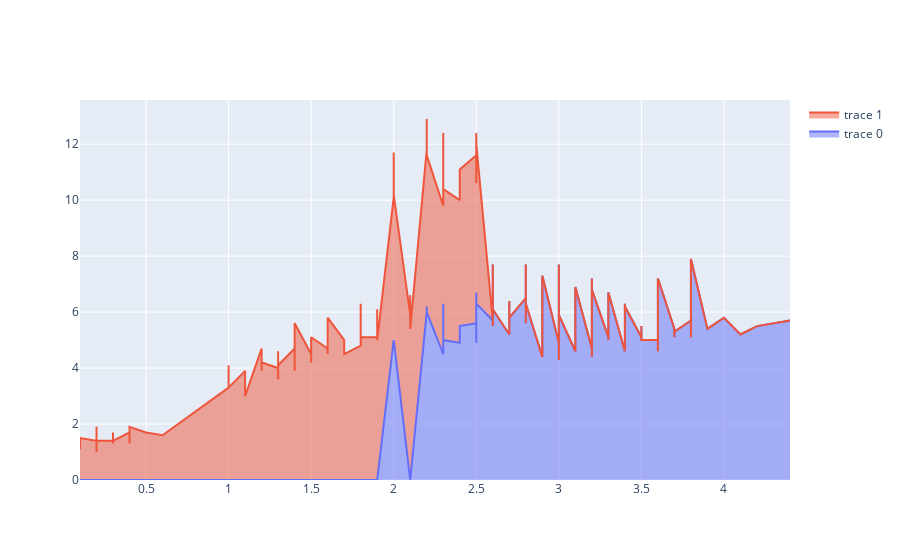

Notebook cell for this chart:
### Code cell
import plotly.graph_objects as go 
import plotly.express as px 
import numpy 
  
  
df = px.data.iris() 
  
plot = go.Figure(data=[go.Scatter( 
    x = df['sepal_width'], 
    y = df['sepal_length'], 
    stackgroup='one'), 
                       go.Scatter( 
    x = df['petal_width'], 
    y = df['petal_length'], 
    stackgroup='one') 
]) 
                   
plot.show()

### Figure 1 — Plotly figure (JSON) as saved in the notebook; plotly's stock layout.template omitted (floating-point values rounded to 4 significant figures; data arrays with more than 128 entries replaced by an {"elided": "..."} marker saying what was removed)
{"data": [{"stackgroup": "one", "type": "scatter", "x": {"elided": "150 float values"}, "y": {"elided": "150 float values"}}, {"stackgroup": "one", "type": "scatter", "x": {"elided": "150 float values"}, "y": {"elided": "150 float values"}}], "layout": {}}
